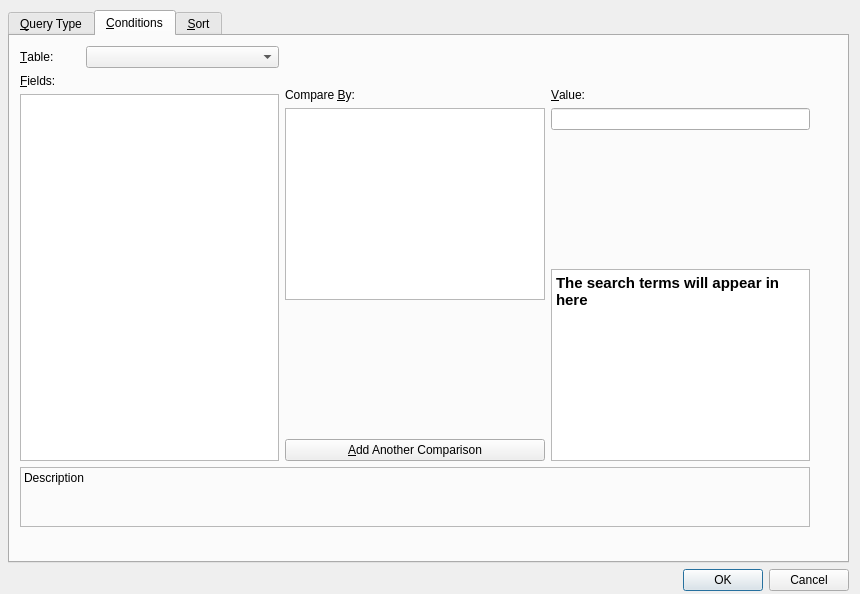
<?xml version="1.0" encoding="UTF-8"?>
<ui version="4.0">
 <class>Dialog</class>
 <widget class="QDialog" name="Dialog">
  <property name="geometry">
   <rect>
    <x>0</x>
    <y>0</y>
    <width>860</width>
    <height>594</height>
   </rect>
  </property>
  <property name="windowTitle">
   <string>Records - Advanced Query</string>
  </property>
  <property name="windowIcon">
   <iconset>
    <normaloff>../../images/win/records.png</normaloff>../../images/win/records.png</iconset>
  </property>
  <widget class="QWidget" name="layoutWidget">
   <property name="geometry">
    <rect>
     <x>8</x>
     <y>10</y>
     <width>841</width>
     <height>581</height>
    </rect>
   </property>
   <layout class="QVBoxLayout" name="verticalLayout_13">
    <item>
     <widget class="QTabWidget" name="mainTabs">
      <property name="currentIndex">
       <number>1</number>
      </property>
      <widget class="QWidget" name="queryTypeTab">
       <attribute name="title">
        <string>&amp;Query Type</string>
       </attribute>
       <widget class="QWidget" name="layoutWidget">
        <property name="geometry">
         <rect>
          <x>10</x>
          <y>10</y>
          <width>801</width>
          <height>481</height>
         </rect>
        </property>
        <layout class="QVBoxLayout" name="verticalLayout_4">
         <item>
          <layout class="QHBoxLayout" name="horizontalLayout_2">
           <item>
            <layout class="QVBoxLayout" name="verticalLayout_2">
             <item>
              <layout class="QHBoxLayout" name="horizontalLayout">
               <item>
                <widget class="QRadioButton" name="newQueryBtn">
                 <property name="text">
                  <string>Create a new query</string>
                 </property>
                </widget>
               </item>
               <item>
                <widget class="QLineEdit" name="newQueryName">
                 <property name="text">
                  <string/>
                 </property>
                 <property name="placeholderText">
                  <string>query_name</string>
                 </property>
                </widget>
               </item>
              </layout>
             </item>
             <item>
              <widget class="QRadioButton" name="editQueryBtn">
               <property name="text">
                <string>Edit an existing query</string>
               </property>
              </widget>
             </item>
             <item>
              <widget class="QGroupBox" name="viewsGroupBox">
               <property name="title">
                <string>Current Queries / Views</string>
               </property>
               <layout class="QVBoxLayout" name="verticalLayout">
                <item>
                 <widget class="QListView" name="currentViewsList">
                  <property name="horizontalScrollBarPolicy">
                   <enum>Qt::ScrollBarAlwaysOff</enum>
                  </property>
                 </widget>
                </item>
               </layout>
              </widget>
             </item>
            </layout>
           </item>
           <item>
            <widget class="QGroupBox" name="typeGroupBox">
             <property name="title">
              <string>Type of Query</string>
             </property>
             <layout class="QVBoxLayout" name="verticalLayout_3">
              <item>
               <widget class="QListWidget" name="typeListWidget"/>
              </item>
             </layout>
            </widget>
           </item>
          </layout>
         </item>
         <item>
          <widget class="QLabel" name="descrLabelTab1">
           <property name="frameShape">
            <enum>QFrame::StyledPanel</enum>
           </property>
           <property name="frameShadow">
            <enum>QFrame::Sunken</enum>
           </property>
           <property name="text">
            <string>Description</string>
           </property>
           <property name="alignment">
            <set>Qt::AlignLeading|Qt::AlignLeft|Qt::AlignTop</set>
           </property>
           <property name="wordWrap">
            <bool>true</bool>
           </property>
          </widget>
         </item>
        </layout>
       </widget>
      </widget>
      <widget class="QWidget" name="condTab">
       <attribute name="title">
        <string>&amp;Conditions</string>
       </attribute>
       <widget class="QWidget" name="layoutWidget">
        <property name="geometry">
         <rect>
          <x>10</x>
          <y>10</y>
          <width>790</width>
          <height>481</height>
         </rect>
        </property>
        <layout class="QVBoxLayout" name="verticalLayout_8">
         <item>
          <layout class="QHBoxLayout" name="horizontalLayout_4">
           <item>
            <layout class="QVBoxLayout" name="verticalLayout_5">
             <item>
              <layout class="QHBoxLayout" name="horizontalLayout_3">
               <item>
                <widget class="QLabel" name="tableLabel">
                 <property name="sizePolicy">
                  <sizepolicy hsizetype="Maximum" vsizetype="Preferred">
                   <horstretch>0</horstretch>
                   <verstretch>0</verstretch>
                  </sizepolicy>
                 </property>
                 <property name="minimumSize">
                  <size>
                   <width>60</width>
                   <height>0</height>
                  </size>
                 </property>
                 <property name="text">
                  <string>&amp;Table:</string>
                 </property>
                 <property name="buddy">
                  <cstring>tableCombo</cstring>
                 </property>
                </widget>
               </item>
               <item>
                <widget class="QComboBox" name="tableCombo"/>
               </item>
              </layout>
             </item>
             <item>
              <widget class="QLabel" name="fieldsLabel">
               <property name="text">
                <string>&amp;Fields:</string>
               </property>
               <property name="buddy">
                <cstring>fieldsListTab2</cstring>
               </property>
              </widget>
             </item>
             <item>
              <widget class="QListView" name="fieldsListTab2">
               <property name="horizontalScrollBarPolicy">
                <enum>Qt::ScrollBarAlwaysOff</enum>
               </property>
               <property name="alternatingRowColors">
                <bool>true</bool>
               </property>
              </widget>
             </item>
            </layout>
           </item>
           <item>
            <layout class="QVBoxLayout" name="verticalLayout_6">
             <property name="topMargin">
              <number>42</number>
             </property>
             <item>
              <widget class="QLabel" name="compLabel">
               <property name="text">
                <string>Compare &amp;By:</string>
               </property>
               <property name="buddy">
                <cstring>compareListTab2</cstring>
               </property>
              </widget>
             </item>
             <item>
              <widget class="QListView" name="compareListTab2">
               <property name="horizontalScrollBarPolicy">
                <enum>Qt::ScrollBarAlwaysOff</enum>
               </property>
              </widget>
             </item>
             <item>
              <spacer name="verticalSpacer">
               <property name="orientation">
                <enum>Qt::Vertical</enum>
               </property>
               <property name="sizeHint" stdset="0">
                <size>
                 <width>20</width>
                 <height>40</height>
                </size>
               </property>
              </spacer>
             </item>
             <item>
              <widget class="QPushButton" name="addCondBtn">
               <property name="text">
                <string>&amp;Add Another Comparison</string>
               </property>
              </widget>
             </item>
            </layout>
           </item>
           <item>
            <layout class="QVBoxLayout" name="verticalLayout_7">
             <property name="topMargin">
              <number>42</number>
             </property>
             <item>
              <widget class="QLabel" name="valueLabel">
               <property name="text">
                <string>&amp;Value:</string>
               </property>
               <property name="buddy">
                <cstring>value1LineEdit</cstring>
               </property>
              </widget>
             </item>
             <item>
              <widget class="QLineEdit" name="value1LineEdit"/>
             </item>
             <item>
              <spacer name="verticalSpacer_2">
               <property name="orientation">
                <enum>Qt::Vertical</enum>
               </property>
               <property name="sizeHint" stdset="0">
                <size>
                 <width>20</width>
                 <height>40</height>
                </size>
               </property>
              </spacer>
             </item>
             <item>
              <widget class="QTextBrowser" name="searchText">
               <property name="acceptDrops">
                <bool>false</bool>
               </property>
               <property name="verticalScrollBarPolicy">
                <enum>Qt::ScrollBarAlwaysOff</enum>
               </property>
               <property name="horizontalScrollBarPolicy">
                <enum>Qt::ScrollBarAlwaysOff</enum>
               </property>
               <property name="documentTitle">
                <string/>
               </property>
               <property name="html">
                <string>&lt;!DOCTYPE HTML PUBLIC &quot;-//W3C//DTD HTML 4.0//EN&quot; &quot;http://www.w3.org/TR/REC-html40/strict.dtd&quot;&gt;
&lt;html&gt;&lt;head&gt;&lt;meta name=&quot;qrichtext&quot; content=&quot;1&quot; /&gt;&lt;style type=&quot;text/css&quot;&gt;
p, li { white-space: pre-wrap; }
&lt;/style&gt;&lt;/head&gt;&lt;body style=&quot; font-family:'Noto Sans'; font-size:9pt; font-weight:400; font-style:normal;&quot;&gt;
&lt;p style=&quot; margin-top:0px; margin-bottom:0px; margin-left:0px; margin-right:0px; -qt-block-indent:0; text-indent:0px;&quot;&gt;&lt;span style=&quot; font-size:11pt; font-weight:600;&quot;&gt;The search terms will appear in here&lt;/span&gt;&lt;/p&gt;&lt;/body&gt;&lt;/html&gt;</string>
               </property>
               <property name="acceptRichText">
                <bool>true</bool>
               </property>
               <property name="openLinks">
                <bool>false</bool>
               </property>
              </widget>
             </item>
            </layout>
           </item>
          </layout>
         </item>
         <item>
          <widget class="QLabel" name="descrLabelTab2">
           <property name="minimumSize">
            <size>
             <width>0</width>
             <height>60</height>
            </size>
           </property>
           <property name="frameShape">
            <enum>QFrame::StyledPanel</enum>
           </property>
           <property name="frameShadow">
            <enum>QFrame::Sunken</enum>
           </property>
           <property name="text">
            <string>Description</string>
           </property>
           <property name="alignment">
            <set>Qt::AlignLeading|Qt::AlignLeft|Qt::AlignTop</set>
           </property>
           <property name="wordWrap">
            <bool>true</bool>
           </property>
          </widget>
         </item>
        </layout>
       </widget>
      </widget>
      <widget class="QWidget" name="sortTab">
       <attribute name="title">
        <string>&amp;Sort</string>
       </attribute>
       <widget class="QWidget" name="layoutWidget">
        <property name="geometry">
         <rect>
          <x>10</x>
          <y>10</y>
          <width>781</width>
          <height>491</height>
         </rect>
        </property>
        <layout class="QVBoxLayout" name="verticalLayout_12">
         <item>
          <layout class="QHBoxLayout" name="horizontalLayout_7">
           <item>
            <layout class="QVBoxLayout" name="verticalLayout_9">
             <item>
              <layout class="QHBoxLayout" name="horizontalLayout_5">
               <item>
                <widget class="QLabel" name="tableSortLabel">
                 <property name="sizePolicy">
                  <sizepolicy hsizetype="Maximum" vsizetype="Preferred">
                   <horstretch>0</horstretch>
                   <verstretch>0</verstretch>
                  </sizepolicy>
                 </property>
                 <property name="minimumSize">
                  <size>
                   <width>60</width>
                   <height>0</height>
                  </size>
                 </property>
                 <property name="text">
                  <string>&amp;Table:</string>
                 </property>
                 <property name="buddy">
                  <cstring>tableSortCombo</cstring>
                 </property>
                </widget>
               </item>
               <item>
                <widget class="QComboBox" name="tableSortCombo"/>
               </item>
              </layout>
             </item>
             <item>
              <widget class="QLabel" name="fieldsSortLabel">
               <property name="text">
                <string>&amp;Fields:</string>
               </property>
               <property name="buddy">
                <cstring>availFieldsList</cstring>
               </property>
              </widget>
             </item>
             <item>
              <widget class="QListView" name="availFieldsList">
               <property name="horizontalScrollBarPolicy">
                <enum>Qt::ScrollBarAlwaysOff</enum>
               </property>
              </widget>
             </item>
            </layout>
           </item>
           <item>
            <layout class="QVBoxLayout" name="verticalLayout_10">
             <item>
              <spacer name="verticalSpacer_3">
               <property name="orientation">
                <enum>Qt::Vertical</enum>
               </property>
               <property name="sizeHint" stdset="0">
                <size>
                 <width>10</width>
                 <height>100</height>
                </size>
               </property>
              </spacer>
             </item>
             <item>
              <widget class="QPushButton" name="addFieldBtn">
               <property name="text">
                <string>&amp;Add</string>
               </property>
              </widget>
             </item>
             <item>
              <widget class="QPushButton" name="delFieldBtn">
               <property name="text">
                <string>&amp;Remove</string>
               </property>
              </widget>
             </item>
             <item>
              <widget class="QPushButton" name="clearFieldsBtn">
               <property name="text">
                <string>C&amp;lear All</string>
               </property>
              </widget>
             </item>
             <item>
              <spacer name="verticalSpacer_4">
               <property name="orientation">
                <enum>Qt::Vertical</enum>
               </property>
               <property name="sizeHint" stdset="0">
                <size>
                 <width>20</width>
                 <height>100</height>
                </size>
               </property>
              </spacer>
             </item>
            </layout>
           </item>
           <item>
            <layout class="QVBoxLayout" name="verticalLayout_11">
             <item>
              <layout class="QHBoxLayout" name="horizontalLayout_6">
               <item>
                <widget class="QLabel" name="fieldsSortedLabel">
                 <property name="text">
                  <string>Fields to &amp;sort on</string>
                 </property>
                 <property name="buddy">
                  <cstring>sortedFieldsList</cstring>
                 </property>
                </widget>
               </item>
               <item>
                <spacer name="horizontalSpacer">
                 <property name="orientation">
                  <enum>Qt::Horizontal</enum>
                 </property>
                 <property name="sizeType">
                  <enum>QSizePolicy::Preferred</enum>
                 </property>
                 <property name="sizeHint" stdset="0">
                  <size>
                   <width>30</width>
                   <height>20</height>
                  </size>
                 </property>
                </spacer>
               </item>
               <item>
                <widget class="QToolButton" name="ascBtn">
                 <property name="minimumSize">
                  <size>
                   <width>32</width>
                   <height>32</height>
                  </size>
                 </property>
                 <property name="toolTip">
                  <string>Ascending</string>
                 </property>
                 <property name="text">
                  <string/>
                 </property>
                 <property name="icon">
                  <iconset>
                   <normalon>:/images/ascending_256.png</normalon>
                  </iconset>
                 </property>
                 <property name="iconSize">
                  <size>
                   <width>32</width>
                   <height>32</height>
                  </size>
                 </property>
                </widget>
               </item>
               <item>
                <widget class="QToolButton" name="desBtn">
                 <property name="minimumSize">
                  <size>
                   <width>32</width>
                   <height>32</height>
                  </size>
                 </property>
                 <property name="toolTip">
                  <string>Descending</string>
                 </property>
                 <property name="text">
                  <string/>
                 </property>
                 <property name="icon">
                  <iconset>
                   <normalon>:/images/descending_256.png</normalon>
                  </iconset>
                 </property>
                 <property name="iconSize">
                  <size>
                   <width>32</width>
                   <height>32</height>
                  </size>
                 </property>
                </widget>
               </item>
              </layout>
             </item>
             <item>
              <widget class="QListView" name="sortedFieldsList">
               <property name="horizontalScrollBarPolicy">
                <enum>Qt::ScrollBarAlwaysOff</enum>
               </property>
              </widget>
             </item>
            </layout>
           </item>
          </layout>
         </item>
         <item>
          <widget class="QLabel" name="descrLabelTab3">
           <property name="sizePolicy">
            <sizepolicy hsizetype="Preferred" vsizetype="Preferred">
             <horstretch>0</horstretch>
             <verstretch>0</verstretch>
            </sizepolicy>
           </property>
           <property name="minimumSize">
            <size>
             <width>60</width>
             <height>60</height>
            </size>
           </property>
           <property name="frameShape">
            <enum>QFrame::StyledPanel</enum>
           </property>
           <property name="frameShadow">
            <enum>QFrame::Sunken</enum>
           </property>
           <property name="text">
            <string>Description</string>
           </property>
           <property name="alignment">
            <set>Qt::AlignLeading|Qt::AlignLeft|Qt::AlignTop</set>
           </property>
           <property name="wordWrap">
            <bool>true</bool>
           </property>
          </widget>
         </item>
        </layout>
       </widget>
      </widget>
     </widget>
    </item>
    <item>
     <widget class="QDialogButtonBox" name="buttonBox">
      <property name="orientation">
       <enum>Qt::Horizontal</enum>
      </property>
      <property name="standardButtons">
       <set>QDialogButtonBox::Cancel|QDialogButtonBox::Ok</set>
      </property>
     </widget>
    </item>
   </layout>
  </widget>
 </widget>
 <tabstops>
  <tabstop>mainTabs</tabstop>
  <tabstop>tableSortCombo</tabstop>
  <tabstop>availFieldsList</tabstop>
  <tabstop>addFieldBtn</tabstop>
  <tabstop>delFieldBtn</tabstop>
  <tabstop>clearFieldsBtn</tabstop>
  <tabstop>sortedFieldsList</tabstop>
  <tabstop>ascBtn</tabstop>
  <tabstop>desBtn</tabstop>
  <tabstop>buttonBox</tabstop>
  <tabstop>searchText</tabstop>
  <tabstop>newQueryBtn</tabstop>
  <tabstop>fieldsListTab2</tabstop>
  <tabstop>compareListTab2</tabstop>
  <tabstop>value1LineEdit</tabstop>
  <tabstop>addCondBtn</tabstop>
  <tabstop>tableCombo</tabstop>
  <tabstop>typeListWidget</tabstop>
  <tabstop>currentViewsList</tabstop>
  <tabstop>newQueryName</tabstop>
  <tabstop>editQueryBtn</tabstop>
 </tabstops>
 <resources>
  <include location="dialog.qrc"/>
 </resources>
 <connections>
  <connection>
   <sender>buttonBox</sender>
   <signal>accepted()</signal>
   <receiver>Dialog</receiver>
   <slot>accept()</slot>
   <hints>
    <hint type="sourcelabel">
     <x>249</x>
     <y>589</y>
    </hint>
    <hint type="destinationlabel">
     <x>157</x>
     <y>274</y>
    </hint>
   </hints>
  </connection>
  <connection>
   <sender>buttonBox</sender>
   <signal>rejected()</signal>
   <receiver>Dialog</receiver>
   <slot>reject()</slot>
   <hints>
    <hint type="sourcelabel">
     <x>317</x>
     <y>589</y>
    </hint>
    <hint type="destinationlabel">
     <x>286</x>
     <y>274</y>
    </hint>
   </hints>
  </connection>
 </connections>
</ui>
